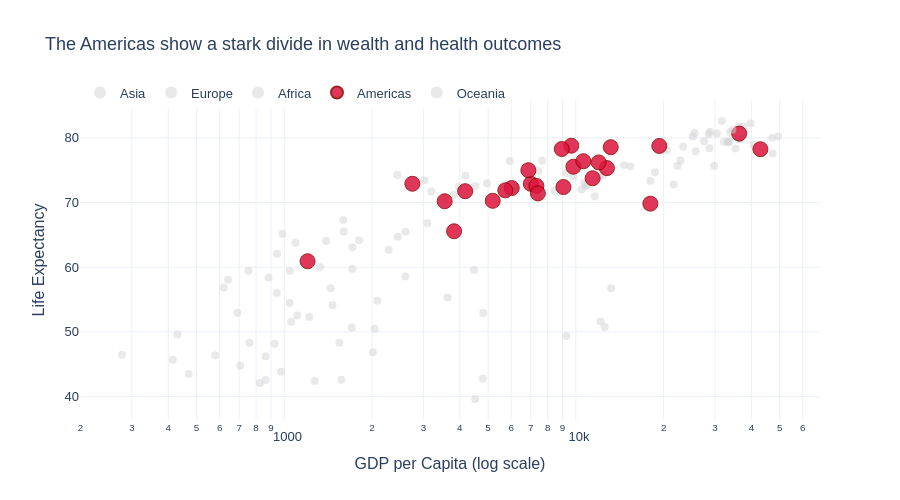

The notebook cell this image was saved under:
### Markdown cell above
## Task 2 — Bubble chart: tell a story

**What to build:** A bubble chart (full 2007 dataset, all countries) where:
- x = GDP per capita (log scale)
- y = life expectancy
- size = population
- colour = ONE continent highlighted (your choice), all others grey
- At least one annotation explaining the highlighted group's story

> This is the grey-and-highlight technique applied to a bubble chart.

### Code cell
# Task 2
# YOUR CODE HERE

df_year2 = df[df['year'] == 2007].copy()

highlight_continent = 'Americas'

colour_map_year2 = {c: ('crimson' if c == highlight_continent else 'lightgrey') 
                 for c in df_year2['continent'].unique()}

fig2 = px.scatter(
    data_frame=df_year2,
    x='gdpPercap', y='lifeExp',
    size='pop',
    color='continent',
    color_discrete_map=colour_map_year2,
    hover_name='country',
    hover_data={'continent': False},
    log_x=True,
    labels={'gdpPercap': 'GDP per Capita (log scale)', 'lifeExp': 'Life Expectancy', 'continent': '', 'pop':'Population'},
    template='plotly_white',
    title='The Americas show a stark divide in wealth and health outcomes'
)

fig2.update_traces(
    selector=dict(name=highlight_continent),
    marker=dict(size=15, opacity=0.85, line=dict(width=1, color='darkred'))
)

fig2.update_traces(
    selector=lambda t: t.name != highlight_continent,
    marker=dict(size=8, opacity=0.5)
)

fig2.add_annotation(
    x=3000, y=65,
    text=f'{highlight_continent}<br>nations have high inequality<br>in health and wealth',
    showarrow=False,
    font=dict(color='crimson', size=11, family='Arial'),
    bgcolor='white', bordercolor='crimson', borderwidth=1, borderpad=4
)

fig2.update_layout(
    font=dict(family='Arial', size=13),
    height=500,
    legend=dict(orientation='h', x=0, y=1.07, title='')
)
fig2.show()

### Figure 1 — Plotly figure (JSON) as saved in the notebook; plotly's stock layout.template omitted (floating-point values rounded to 4 significant figures)
{"data": [{"customdata": [["Asia"], ["Asia"], ["Asia"], ["Asia"], ["Asia"], ["Asia"], ["Asia"], ["Asia"], ["Asia"], ["Asia"], ["Asia"], ["Asia"], ["Asia"], ["Asia"], ["Asia"], ["Asia"], ["Asia"], ["Asia"], ["Asia"], ["Asia"], ["Asia"], ["Asia"], ["Asia"], ["Asia"], ["Asia"], ["Asia"], ["Asia"], ["Asia"], ["Asia"], ["Asia"], ["Asia"], ["Asia"], ["Asia"]], "hovertemplate": "<b>%{hovertext}</b><br><br>GDP per Capita (log scale)=%{x}<br>Life Expectancy=%{y}<br>Population=%{marker.size}<extra></extra>", "hovertext": ["Afghanistan", "Bahrain", "Bangladesh", "Cambodia", "China", "Hong Kong, China", "India", "Indonesia", "Iran", "Iraq", "Israel", "Japan", "Jordan", "Korea, Dem. Rep.", "Korea, Rep.", "Kuwait", "Lebanon", "Malaysia", "Mongolia", "Myanmar", "Nepal", "Oman", "Pakistan", "Philippines", "Saudi Arabia", "Singapore", "Sri Lanka", "Syria", "Taiwan", "Thailand", "Vietnam", "West Bank and Gaza", "Yemen, Rep."], "legendgroup": "Asia", "marker": {"color": "lightgrey", "opacity": 0.5, "size": 8, "sizemode": "area", "sizeref": 3297000.0, "symbol": "circle"}, "mode": "markers", "name": "Asia", "orientation": "v", "showlegend": true, "type": "scatter", "x": [974.6, 29800.0, 1391.0, 1714.0, 4959.0, 39720.0, 2452.0, 3541.0, 11610.0, 4471.0, 25520.0, 31660.0, 4519.0, 1593.0, 23350.0, 47310.0, 10460.0, 12450.0, 3096.0, 944.0, 1091.0, 22320.0, 2606.0, 3190.0, 21650.0, 47140.0, 3970.0, 4185.0, 28720.0, 7458.0, 2442.0, 3025.0, 2281.0], "xaxis": "x", "y": [43.83, 75.64, 64.06, 59.72, 72.96, 82.21, 64.7, 70.65, 70.96, 59.55, 80.75, 82.6, 72.53, 67.3, 78.62, 77.59, 71.99, 74.24, 66.8, 62.07, 63.78, 75.64, 65.48, 71.69, 72.78, 79.97, 72.4, 74.14, 78.4, 70.62, 74.25, 73.42, 62.7], "yaxis": "y"}, {"customdata": [["Europe"], ["Europe"], ["Europe"], ["Europe"], ["Europe"], ["Europe"], ["Europe"], ["Europe"], ["Europe"], ["Europe"], ["Europe"], ["Europe"], ["Europe"], ["Europe"], ["Europe"], ["Europe"], ["Europe"], ["Europe"], ["Europe"], ["Europe"], ["Europe"], ["Europe"], ["Europe"], ["Europe"], ["Europe"], ["Europe"], ["Europe"], ["Europe"], ["Europe"], ["Europe"]], "hovertemplate": "<b>%{hovertext}</b><br><br>GDP per Capita (log scale)=%{x}<br>Life Expectancy=%{y}<br>Population=%{marker.size}<extra></extra>", "hovertext": ["Albania", "Austria", "Belgium", "Bosnia and Herzegovina", "Bulgaria", "Croatia", "Czech Republic", "Denmark", "Finland", "France", "Germany", "Greece", "Hungary", "Iceland", "Ireland", "Italy", "Montenegro", "Netherlands", "Norway", "Poland", "Portugal", "Romania", "Serbia", "Slovak Republic", "Slovenia", "Spain", "Sweden", "Switzerland", "Turkey", "United Kingdom"], "legendgroup": "Europe", "marker": {"color": "lightgrey", "opacity": 0.5, "size": 8, "sizemode": "area", "sizeref": 3297000.0, "symbol": "circle"}, "mode": "markers", "name": "Europe", "orientation": "v", "showlegend": true, "type": "scatter", "x": [5937.0, 36130.0, 33690.0, 7446.0, 10680.0, 14620.0, 22830.0, 35280.0, 33210.0, 30470.0, 32170.0, 27540.0, 18010.0, 36180.0, 40680.0, 28570.0, 9254.0, 36800.0, 49360.0, 15390.0, 20510.0, 10810.0, 9787.0, 18680.0, 25770.0, 28820.0, 33860.0, 37510.0, 8458.0, 33200.0], "xaxis": "x", "y": [76.42, 79.83, 79.44, 74.85, 73.0, 75.75, 76.49, 78.33, 79.31, 80.66, 79.41, 79.48, 73.34, 81.76, 78.89, 80.55, 74.54, 79.76, 80.2, 75.56, 78.1, 72.48, 74.0, 74.66, 77.93, 80.94, 80.88, 81.7, 71.78, 79.42], "yaxis": "y"}, {"customdata": [["Africa"], ["Africa"], ["Africa"], ["Africa"], ["Africa"], ["Africa"], ["Africa"], ["Africa"], ["Africa"], ["Africa"], ["Africa"], ["Africa"], ["Africa"], ["Africa"], ["Africa"], ["Africa"], ["Africa"], ["Africa"], ["Africa"], ["Africa"], ["Africa"], ["Africa"], ["Africa"], ["Africa"], ["Africa"], ["Africa"], ["Africa"], ["Africa"], ["Africa"], ["Africa"], ["Africa"], ["Africa"], ["Africa"], ["Africa"], ["Africa"], ["Africa"], ["Africa"], ["Africa"], ["Africa"], ["Africa"], ["Africa"], ["Africa"], ["Africa"], ["Africa"], ["Africa"], ["Africa"], ["Africa"], ["Africa"], ["Africa"], ["Africa"], ["Africa"], ["Africa"]], "hovertemplate": "<b>%{hovertext}</b><br><br>GDP per Capita (log scale)=%{x}<br>Life Expectancy=%{y}<br>Population=%{marker.size}<extra></extra>", "hovertext": ["Algeria", "Angola", "Benin", "Botswana", "Burkina Faso", "Burundi", "Cameroon", "Central African Republic", "Chad", "Comoros", "Congo, Dem. Rep.", "Congo, Rep.", "Cote d'Ivoire", "Djibouti", "Egypt", "Equatorial Guinea", "Eritrea", "Ethiopia", "Gabon", "Gambia", "Ghana", "Guinea", "Guinea-Bissau", "Kenya", "Lesotho", "Liberia", "Libya", "Madagascar", "Malawi", "Mali", "Mauritania", "Mauritius", "Morocco", "Mozambique", "Namibia", "Niger", "Nigeria", "Reunion", "Rwanda", "Sao Tome and Principe", "Senegal", "Sierra Leone", "Somalia", "South Africa", "Sudan", "Swaziland", "Tanzania", "Togo", "Tunisia", "Uganda", "Zambia", "Zimbabwe"], "legendgroup": "Africa", "marker": {"color": "lightgrey", "opacity": 0.5, "size": 8, "sizemode": "area", "sizeref": 3297000.0, "symbol": "circle"}, "mode": "markers", "name": "Africa", "orientation": "v", "showlegend": true, "type": "scatter", "x": [6223.0, 4797.0, 1441.0, 12570.0, 1217.0, 430.1, 2042.0, 706.0, 1704.0, 986.1, 277.6, 3633.0, 1545.0, 2082.0, 5581.0, 12150.0, 641.4, 690.8, 13210.0, 752.7, 1328.0, 942.7, 579.2, 1463.0, 1569.0, 414.5, 12060.0, 1045.0, 759.3, 1043.0, 1803.0, 10960.0, 3820.0, 823.7, 4811.0, 619.7, 2014.0, 7670.0, 863.1, 1598.0, 1712.0, 862.5, 926.1, 9270.0, 2602.0, 4513.0, 1107.0, 883.0, 7093.0, 1056.0, 1271.0, 469.7], "xaxis": "x", "y": [72.3, 42.73, 56.73, 50.73, 52.3, 49.58, 50.43, 44.74, 50.65, 65.15, 46.46, 55.32, 48.33, 54.79, 71.34, 51.58, 58.04, 52.95, 56.73, 59.45, 60.02, 56.01, 46.39, 54.11, 42.59, 45.68, 73.95, 59.44, 48.3, 54.47, 64.16, 72.8, 71.16, 42.08, 52.91, 56.87, 46.86, 76.44, 46.24, 65.53, 63.06, 42.57, 48.16, 49.34, 58.56, 39.61, 52.52, 58.42, 73.92, 51.54, 42.38, 43.49], "yaxis": "y"}, {"customdata": [["Americas"], ["Americas"], ["Americas"], ["Americas"], ["Americas"], ["Americas"], ["Americas"], ["Americas"], ["Americas"], ["Americas"], ["Americas"], ["Americas"], ["Americas"], ["Americas"], ["Americas"], ["Americas"], ["Americas"], ["Americas"], ["Americas"], ["Americas"], ["Americas"], ["Americas"], ["Americas"], ["Americas"], ["Americas"]], "hovertemplate": "<b>%{hovertext}</b><br><br>GDP per Capita (log scale)=%{x}<br>Life Expectancy=%{y}<br>Population=%{marker.size}<extra></extra>", "hovertext": ["Argentina", "Bolivia", "Brazil", "Canada", "Chile", "Colombia", "Costa Rica", "Cuba", "Dominican Republic", "Ecuador", "El Salvador", "Guatemala", "Haiti", "Honduras", "Jamaica", "Mexico", "Nicaragua", "Panama", "Paraguay", "Peru", "Puerto Rico", "Trinidad and Tobago", "United States", "Uruguay", "Venezuela"], "legendgroup": "Americas", "marker": {"color": "crimson", "line": {"color": "darkred", "width": 1}, "opacity": 0.85, "size": 15, "sizemode": "area", "sizeref": 3297000.0, "symbol": "circle"}, "mode": "markers", "name": "Americas", "orientation": "v", "showlegend": true, "type": "scatter", "x": [12780.0, 3822.0, 9066.0, 36320.0, 13170.0, 7007.0, 9645.0, 8948.0, 6025.0, 6873.0, 5728.0, 5186.0, 1202.0, 3548.0, 7321.0, 11980.0, 2749.0, 9809.0, 4173.0, 7409.0, 19330.0, 18010.0, 42950.0, 10610.0, 11420.0], "xaxis": "x", "y": [75.32, 65.55, 72.39, 80.65, 78.55, 72.89, 78.78, 78.27, 72.23, 74.99, 71.88, 70.26, 60.92, 70.2, 72.57, 76.19, 72.9, 75.54, 71.75, 71.42, 78.75, 69.82, 78.24, 76.38, 73.75], "yaxis": "y"}, {"customdata": [["Oceania"], ["Oceania"]], "hovertemplate": "<b>%{hovertext}</b><br><br>GDP per Capita (log scale)=%{x}<br>Life Expectancy=%{y}<br>Population=%{marker.size}<extra></extra>", "hovertext": ["Australia", "New Zealand"], "legendgroup": "Oceania", "marker": {"color": "lightgrey", "opacity": 0.5, "size": 8, "sizemode": "area", "sizeref": 3297000.0, "symbol": "circle"}, "mode": "markers", "name": "Oceania", "orientation": "v", "showlegend": true, "type": "scatter", "x": [34440.0, 25190.0], "xaxis": "x", "y": [81.23, 80.2], "yaxis": "y"}], "layout": {"annotations": [{"bgcolor": "white", "bordercolor": "crimson", "borderpad": 4, "borderwidth": 1, "font": {"color": "crimson", "family": "Arial", "size": 11}, "showarrow": false, "text": "Americas<br>nations have high inequality<br>in health and wealth", "x": 3000, "y": 65}], "font": {"family": "Arial", "size": 13}, "height": 500, "legend": {"itemsizing": "constant", "orientation": "h", "title": {"text": ""}, "tracegroupgap": 0, "x": 0, "y": 1.07}, "title": {"text": "The Americas show a stark divide in wealth and health outcomes"}, "xaxis": {"anchor": "y", "domain": [0, 1], "title": {"text": "GDP per Capita (log scale)"}, "type": "log"}, "yaxis": {"anchor": "x", "domain": [0, 1], "title": {"text": "Life Expectancy"}}}}
